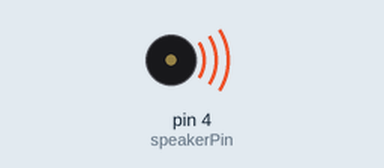
Recording of a sketch running on a simulated Arduino Uno, built with avr-gcc and run on an emulated ATmega328P. Shown: buzzer (waves = sounding).

Above: at 0.1 s.
Timing chart, 0 to 40.0 s (numbered marks = the images above):
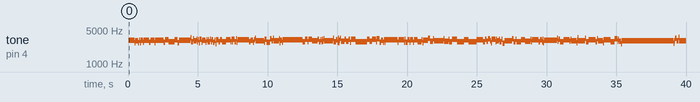

Measured:
- by itself, tone on pin 4 (speakerPin): plays 3042 Hz for 0.44 s, 2704 Hz for 0.04 s, 3004 Hz for 0.20 s, 2754 Hz for 0.08 s, 3048 Hz for 0.08 s, 2714 Hz for 0.04 s … (201 notes in this stretch)

The sketch:

WhiteNoise.ino
```cpp
int speakerPin = 4;
unsigned long int reg;


void setup(){
  pinMode(speakerPin, OUTPUT);
  reg = 0x55aa55aaL; //The seed for the bitstream. It can be anything except 0.
}


void loop(){ // This is where the white-noise generator does its stuff.
   generateNoise();
}


void generateNoise(){
   unsigned long int newr;
   unsigned char lobit;
   unsigned char b31, b29, b25, b24;
   b31 = (reg & (1L << 31)) >> 31;
   b29 = (reg & (1L << 29)) >> 29;
   b25 = (reg & (1L << 25)) >> 25;
   b24 = (reg & (1L << 24)) >> 24;
   lobit = b31 ^ b29 ^ b25 ^ b24;
   newr = (reg << 1) | lobit;
   reg = newr;
   digitalWrite (speakerPin, reg & 1);
   delayMicroseconds (50);
} // Changing this value changes the frequency.
```
